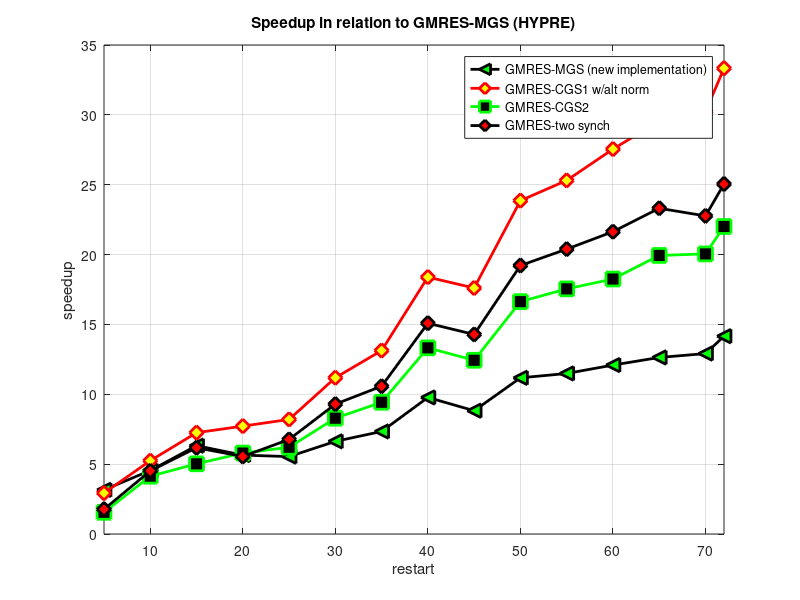
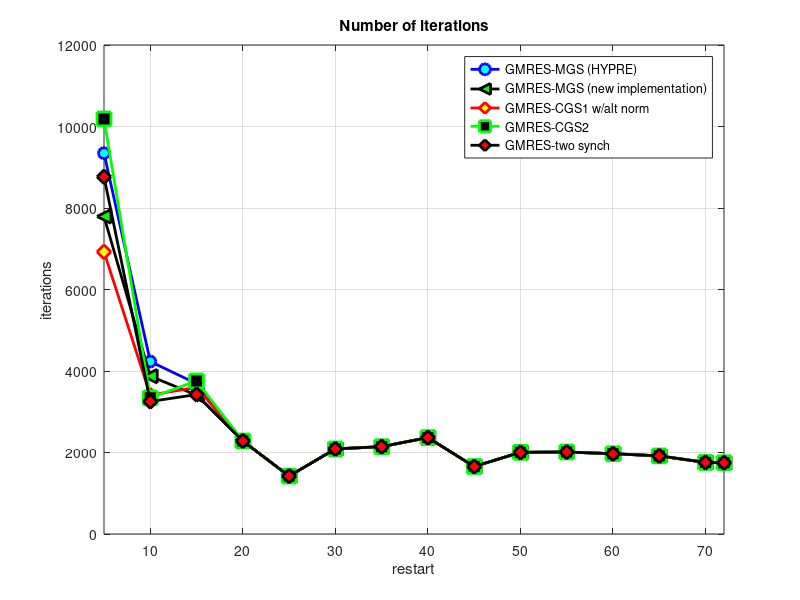

The MATLAB source for these figures, in order:
close all;
clear all;

restart = [ 5 10 15 20 25 30 35 40 45 50 55 60 65 70 72 ];
gmres_time  =[20.6186  20.2074  29.8987  21.5269  15.88 31.15 37.7073 60.2905 43.29 71.17  78.1694  87.212 95.4134  93.1558  103.283];
gmres_gs_time = [9.25  13.11  21.64  16.4919 12.87 25.8072 32.33 52.77 38.4927 57.27 63.4808 80.03 88.16 87.56 96.82];
iters_gmres = [ 9346 4233 3690 2283 1421 2088  2143  2366  1656 2004 2012 1970 1917 1756 1749];

load('timeAll.mat');
load('timeGSAll.mat');
load('itersAll');


lineSpec = {'b-o', 'k-<', 'r-d', 'g-s', 'k-d'};
markerFill = {'c', 'g', 'y', 'k', 'r'};


comboData = [ gmres_time./timeAll(1, :); gmres_time./timeAll(2, :); gmres_time./timeAll(3, :);  gmres_time./timeAll(4, :)  ];

figure(1)

plot(restart, comboData(1,:), lineSpec{2}, 'LineWidth', 2, 'MarkerSize', 10, 'MarkerFaceColor', markerFill{2});
grid on
hold on
plot(restart,  comboData(2,:), lineSpec{3}, 'LineWidth', 2, 'MarkerSize', 10, 'MarkerFaceColor', markerFill{3});
plot(restart,  comboData(3,:), lineSpec{4}, 'LineWidth', 2, 'MarkerSize', 10, 'MarkerFaceColor', markerFill{4});
plot(restart,  comboData(4,:), lineSpec{5}, 'LineWidth', 2, 'MarkerSize', 10, 'MarkerFaceColor', markerFill{5});
  
  
grid on
xlabel ('restart');
ylabel('speedup');
title('Speedup in relation to GMRES-MGS (HYPRE)')
legend(  'GMRES-MGS (new implementation)', 'GMRES-CGS1 w/alt norm', 'GMRES-CGS2', 'GMRES-two synch')
xlim([5 72])

figure(2)

plot(restart, iters_gmres, lineSpec{1}, 'LineWidth', 2, 'MarkerSize', 8, 'MarkerFaceColor', markerFill{1});
grid on
hold on
plot(restart, itersAll(1,:), lineSpec{2}, 'LineWidth', 2, 'MarkerSize', 10, 'MarkerFaceColor', markerFill{2});
plot(restart, itersAll(2,:), lineSpec{3}, 'LineWidth', 2, 'MarkerSize', 10, 'MarkerFaceColor', markerFill{3});
plot(restart, itersAll(3,:), lineSpec{4}, 'LineWidth', 2, 'MarkerSize', 10, 'MarkerFaceColor', markerFill{4});
plot(restart, itersAll(4,:), lineSpec{5}, 'LineWidth', 2, 'MarkerSize', 10, 'MarkerFaceColor', markerFill{5});


title('Number of iterations');
xlabel ('restart');
ylabel('iterations');

legend( 'GMRES-MGS (HYPRE)', 'GMRES-MGS (new implementation)', 'GMRES-CGS1 w/alt norm', 'GMRES-CGS2', 'GMRES-two synch')
xlim([5 72])
ylim([0 12000])
